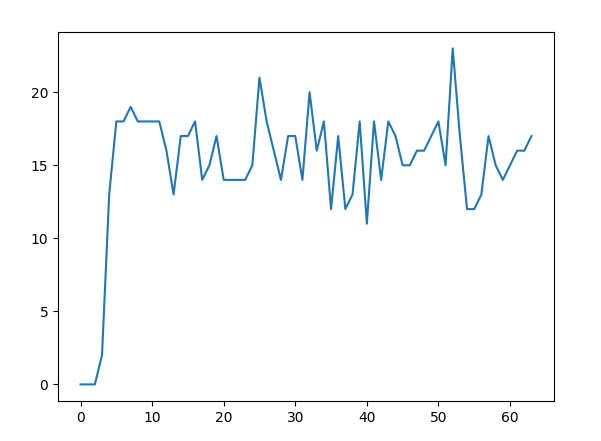

This chart was generated by the following Python code:
import struct
from hashlib import sha256
try:
    import numpy as np
    from matplotlib import pyplot
except ModuleNotFoundError:
    print('Numpy is not found')


class SHA256Hash:

    def __init__(self, data):
        self.data = data
        self.h = [0x6a09e667, 0xbb67ae85, 0x3c6ef372, 0xa54ff53a, 0x510e527f, 0x9b05688c, 0x1f83d9ab, 0x5be0cd19]
        self.k = [0x428a2f98, 0x71374491, 0xb5c0fbcf, 0xe9b5dba5, 0x3956c25b, 0x59f111f1, 0x923f82a4, 0xab1c5ed5,
                  0xd807aa98, 0x12835b01, 0x243185be, 0x550c7dc3, 0x72be5d74, 0x80deb1fe, 0x9bdc06a7, 0xc19bf174,
                  0xe49b69c1, 0xefbe4786, 0x0fc19dc6, 0x240ca1cc, 0x2de92c6f, 0x4a7484aa, 0x5cb0a9dc, 0x76f988da,
                  0x983e5152, 0xa831c66d, 0xb00327c8, 0xbf597fc7, 0xc6e00bf3, 0xd5a79147, 0x06ca6351, 0x14292967,
                  0x27b70a85, 0x2e1b2138, 0x4d2c6dfc, 0x53380d13, 0x650a7354, 0x766a0abb, 0x81c2c92e, 0x92722c85,
                  0xa2bfe8a1, 0xa81a664b, 0xc24b8b70, 0xc76c51a3, 0xd192e819, 0xd6990624, 0xf40e3585, 0x106aa070,
                  0x19a4c116, 0x1e376c08, 0x2748774c, 0x34b0bcb5, 0x391c0cb3, 0x4ed8aa4a, 0x5b9cca4f, 0x682e6ff3,
                  0x748f82ee, 0x78a5636f, 0x84c87814, 0x8cc70208, 0x90befffa, 0xa4506ceb, 0xbef9a3f7, 0xc67178f2]

    @staticmethod
    def rotate(n, b):
        return ((n >> b) | (n << (32 - b))) & 0xFFFFFFFF

    def padding(self):
        padding = b"\x80" + b"\x00" * (63 - (len(self.data) + 8) % 64)
        padded_data = self.data + padding + struct.pack(">Q", 8 * len(self.data))
        return padded_data

    def split_blocks(self):
        return [self.padded_data[i : i + 64] for i in range(0, len(self.padded_data), 64)]

    # @staticmethod
    def expand_block(self, block):
        w = list(struct.unpack(">16L", block)) + [0] * 48
        for i in range(16, 64):
            s0 = self.rotate(w[i - 15], 7) ^ self.rotate(w[i - 15], 18) ^ w[i - 15] >> 3
            s1 = self.rotate(w[i - 2], 17) ^ self.rotate(w[i - 2], 19) ^ w[i - 2] >> 10
            w[i] = (w[i-16] + s0 + w[i - 7] + s1) & 0xFFFFFFFF
        return w

    def final_hash(self):
        self.padded_data = self.padding()
        self.blocks = self.split_blocks()

        bit_changed = []
        for block in self.blocks:
            expanded_block = self.expand_block(block)
            a, b, c, d, e, f, g, h = self.h
            for i in range(64):
                s1 = self.rotate(e, 6) ^ self.rotate(e, 11) ^ self.rotate(e, 25)
                ch = (e & f) ^ (~e & g)
                temp1 = h + s1 + ch + self.k[i] + (expanded_block[i] & 0xFFFFFFFF)
                s0 = self.rotate(a, 2) ^ self.rotate(a, 13) ^ self.rotate(a, 22)
                maj = (a & b) ^ (a & c) ^ (b & c)
                temp2 = s0 + maj

                h = g
                g = f
                f = e
                e = (d + temp1) & 0xFFFFFFFF
                d = c
                c = b
                b = a
                a = (temp1 + temp2) & 0xFFFFFFFF

                bit_changed.append([0] * 32)
                for bits in [a, b, c, d, e, f, g, h]:
                    bits = bin(bits)[2:]
                    for j in range(len(bits)):
                        bit_changed[i][j] = int(bits[j])

            self.h = (
                self.h[0] + a & 0xFFFFFFFF,
                self.h[1] + b & 0xFFFFFFFF,
                self.h[2] + c & 0xFFFFFFFF,
                self.h[3] + d & 0xFFFFFFFF,
                self.h[4] + e & 0xFFFFFFFF,
                self.h[5] + f & 0xFFFFFFFF,
                self.h[6] + g & 0xFFFFFFFF,
                self.h[7] + h & 0xFFFFFFFF,
            )
        return ("{:08x}" * 8).format(*self.h), bit_changed


if __name__ == "__main__":
    hash_input = bytes('miet_crypto', "utf-8")
    print(SHA256Hash(hash_input).final_hash())
    print(sha256(hash_input).digest().hex())

    hash_input = b"\x01"
    c1 = np.array(SHA256Hash(hash_input).final_hash()[1])
    hash_input = b"\x00"
    c2 = np.array(SHA256Hash(hash_input).final_hash()[1])
    pyplot.plot(range(64), (c1 != c2).sum(axis=1))
    pyplot.show()
